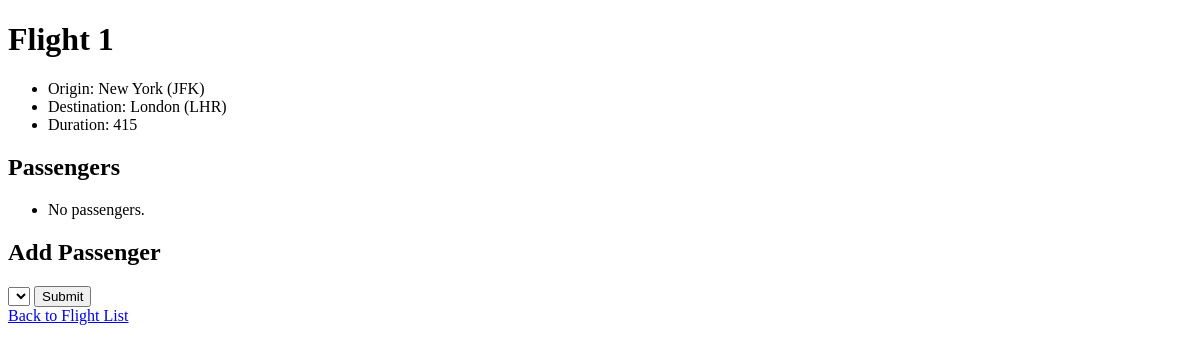
Page /flights/1 on the earlier database version.
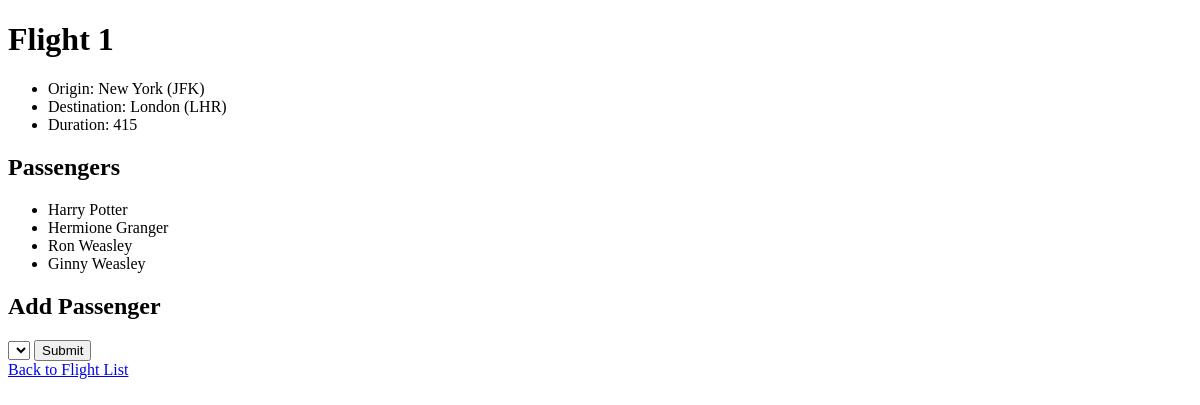
Same page on the later database version.
### flights/models.py (models this page shows)
class Passenger(models.Model):
    first = models.CharField(max_length=64)
    last = models.CharField(max_length=64)
    flights = models.ManyToManyField(Flight, blank=True, related_name="passengers")
    def __str__(self):
        return f"{self.first} {self.last}"

### flights/views.py (the view)
# urls.py: path("<int:flight_id>", views.flight, name="flight"),
def flight(request, flight_id):
    flight = Flight.objects.get(pk=flight_id)
    return render(request, "flights/flight.html", {
        "flight": flight,
        "passengers": flight.passengers.all(),
        "non_passengers": Passenger.objects.exclude(flights=flight).all()
    })

### flights/models.py (called while the page is built)
    def __str__(self):
        return f"{self.city} ({self.code})"

### flights/templates/flights/flight.html (shortened to what this page needs)
{% extends "flights/layout.html" %}
{% block body %}
    <h1>Flight {{ flight.id }}</h1>
    <ul>
        <li>Origin: {{ flight.origin }}</li>
        <li>Destination: {{ flight.destination }}</li>
        <li>Duration: {{ flight.duration }}</li>
    </ul>
    <h2>Passengers</h2>
    <ul>
        {% for passenger in passengers %}
            <li>{{ passenger }}</li>
        {% empty %}
            <li>No passengers.</li>
        {% endfor %}
    </ul>
    <h2>Add Passenger</h2>
    <form action="{% url 'book' flight.id %}" method="post">
        <select name="passenger">
        </select>
        <input type="submit">
    </form>
    <a href="{% url 'index' %}">Back to Flight List</a>
{% endblock %}

Differences in the rows shown:
added Passenger: first+last "Harry Potter"
added Passenger: first+last "Hermione Granger"
added Passenger: first+last "Ron Weasley"
added Passenger: first+last "Ginny Weasley"
Other differences:
text no longer shown: "No passengers."
